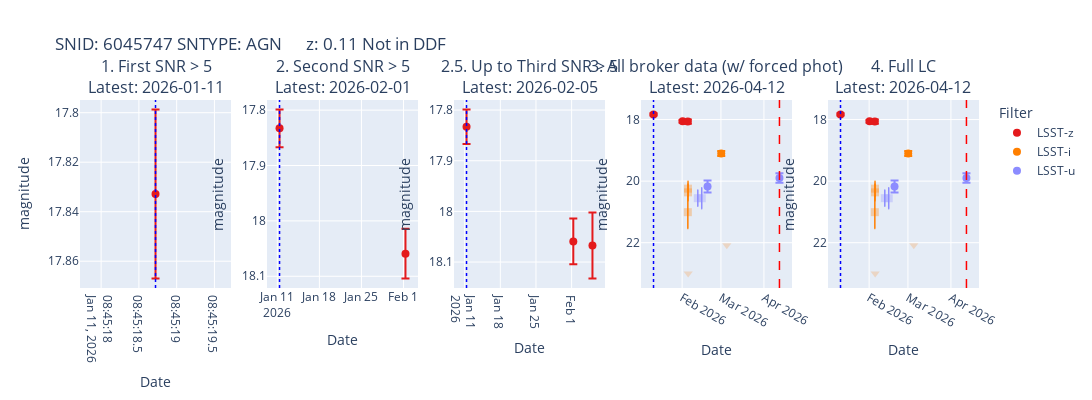
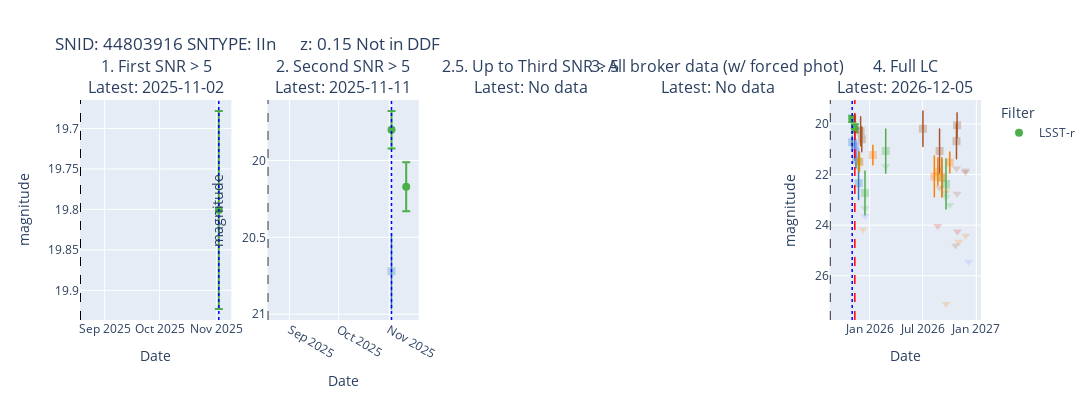
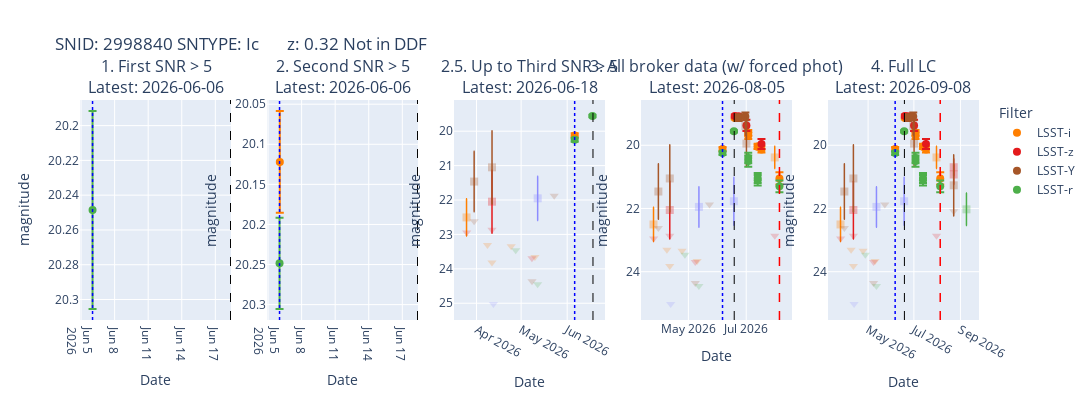
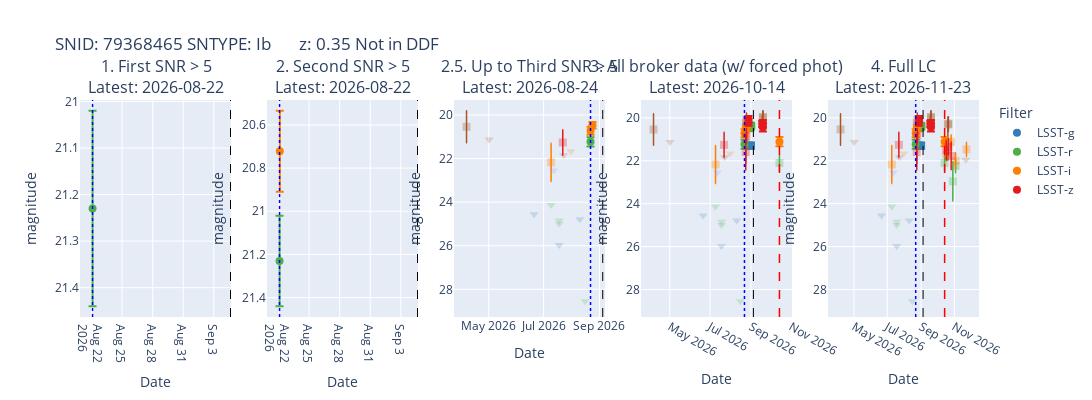

Here is the notebook cell these charts were saved with, in order:
### Code cell
# By types
for sntyp in df_header['SN_TYPE_FROM_PATH'].unique():
    print(f"Plotting light curves for type: {sntyp}")
    snids = df_header[df_header['SN_TYPE_FROM_PATH'] == sntyp]['SNID'].unique()
    for snid in snids:
        if len(df_phot[df_phot['SNID'] == snid]) > 5: # ask 5 photometric points
            plot_lc_subplots(df_phot, df_header, snid, inmag=True, convert_date=True)
            break  # Stop after first successful plot for this type
